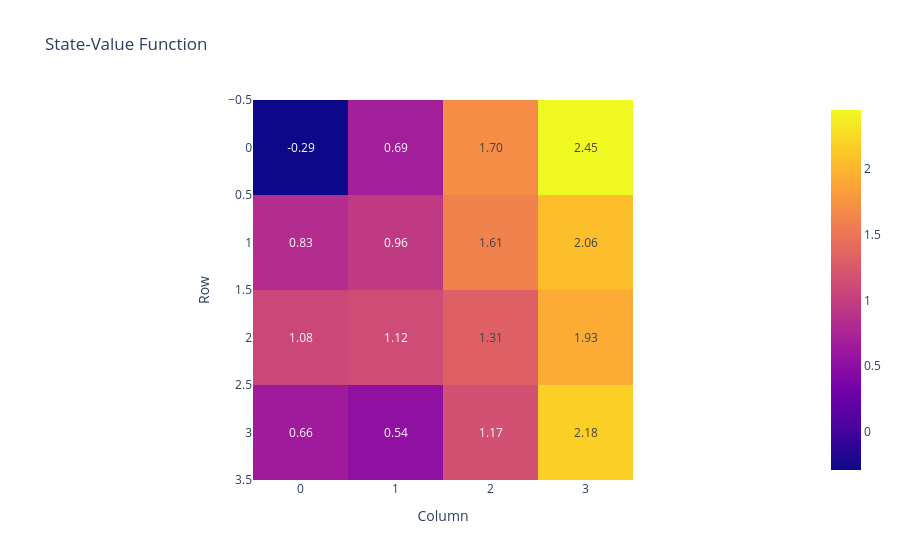

Notebook source saved alongside this figure:
### Code cell
import numpy as np
import plotly.express as px

v = np.array(list(value.values())).reshape(grid.shape) # reshape into the original grid array

fig = px.imshow(
    v,
    text_auto=".2f",
    title="State-Value Function"
)

fig.update_layout(
    xaxis_title="Column",
    yaxis_title="Row"
)

fig.show()

### Figure 1 — Plotly figure (JSON) as saved in the notebook; plotly's stock layout.template omitted (floating-point values rounded to 4 significant figures)
{"data": [{"coloraxis": "coloraxis", "name": "0", "texttemplate": "%{z:.2f}", "z": [[-0.2881, 0.6872, 1.699, 2.447], [0.8307, 0.956, 1.607, 2.061], [1.082, 1.125, 1.313, 1.935], [0.6619, 0.5355, 1.169, 2.179]], "type": "heatmap", "xaxis": "x", "yaxis": "y", "hovertemplate": "x: %{x}<br>y: %{y}<br>color: %{z}<extra></extra>"}], "layout": {"xaxis": {"anchor": "y", "domain": [0.0, 1.0], "scaleanchor": "y", "constrain": "domain", "title": {"text": "Column"}}, "yaxis": {"anchor": "x", "domain": [0.0, 1.0], "autorange": "reversed", "constrain": "domain", "title": {"text": "Row"}}, "coloraxis": {"colorscale": [[0.0, "#0d0887"], [0.1111, "#46039f"], [0.2222, "#7201a8"], [0.3333, "#9c179e"], [0.4444, "#bd3786"], [0.5556, "#d8576b"], [0.6667, "#ed7953"], [0.7778, "#fb9f3a"], [0.8889, "#fdca26"], [1.0, "#f0f921"]]}, "title": {"text": "State-Value Function"}}}
